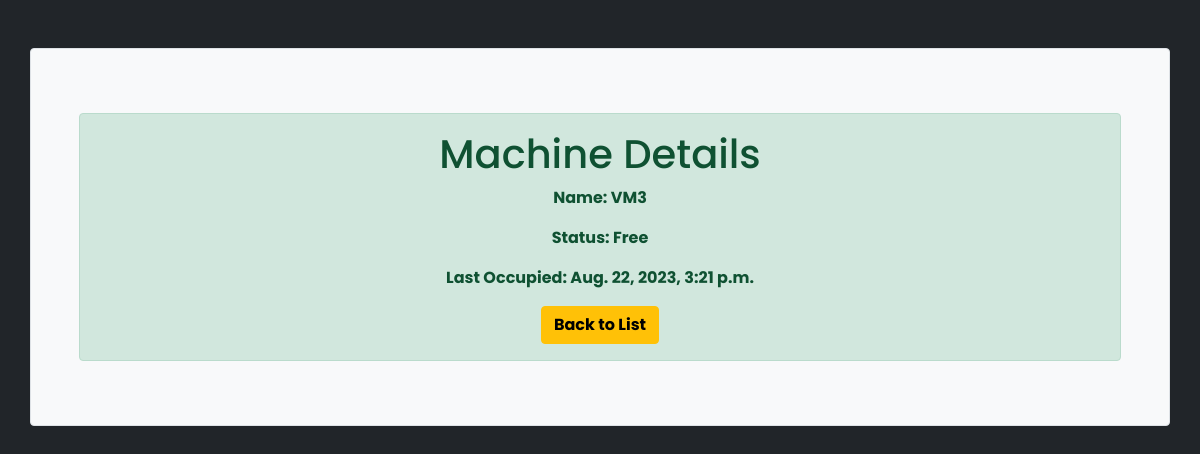
The page /3/ (signed in) on the database as committed earlier.
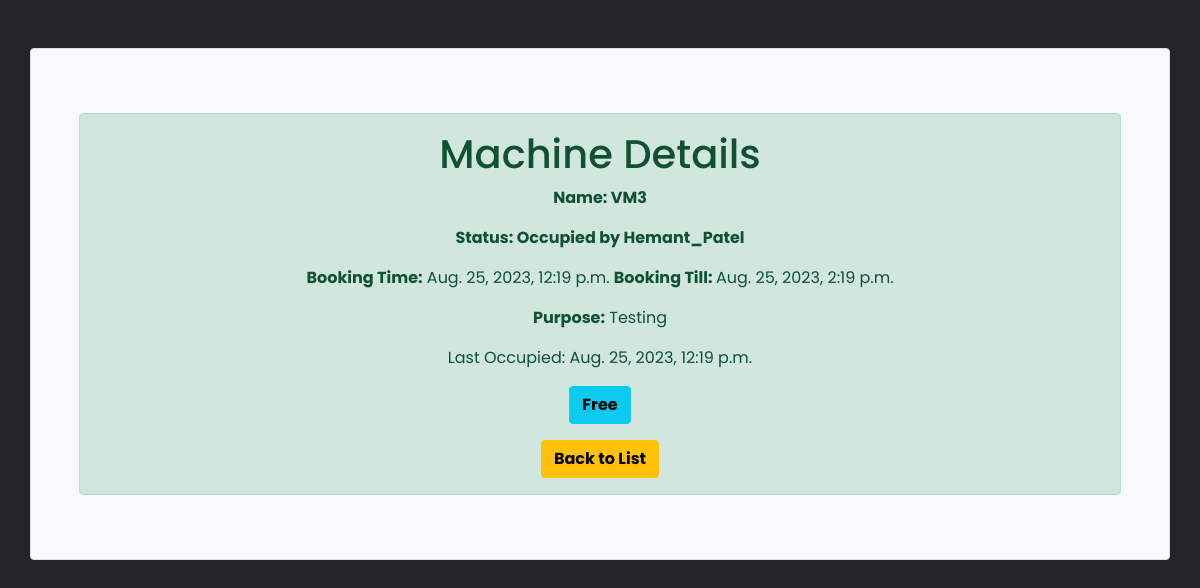
The same page on the database as committed later.
### machines/models.py (models this page shows, shortened)
class Machine(models.Model):
    name = models.CharField(max_length=100)
    discription = models.TextField(null=True, max_length=500)
    user = models.ForeignKey(User, on_delete=models.SET_NULL, null=True, blank=True)
    start_time = models.DateTimeField(null=True, blank=True)
    end_time = models.DateTimeField(null=True, blank=True)
    timestamp = models.DateTimeField(auto_now=True)
    status = models.BooleanField(default=True)  # True for free, False for occupied
    purpose = models.TextField(blank=True)

### machines/views.py (the view)
# urls.py: path('<int:machine_id>/', views.machine_detail, name='machine_detail'),
@login_required
def machine_detail(request, machine_id):
    machine = get_object_or_404(Machine, pk=machine_id)
    user_can_free = request.user.is_authenticated
    user_active_booking = None
    if user_can_free:
        user_active_booking = Booking.objects.filter(machine=machine, user=request.user, end_time__gte=timezone.now()).first()
    context = {
        'machine': machine,
        'user_can_free': user_can_free,
        'user_has_active_booking': user_active_booking is not None,
        'user_active_booking': user_active_booking,
    }
    return render(request, 'machines/machine_detail.html', context)

### machines/templates/machines/machine_detail.html (shortened to what this page needs)
<html>
<head>
     <link href="https://cdn.jsdelivr.net/npm/bootstrap@5.0.2/dist/css/bootstrap.min.css" rel="stylesheet"
>
    <link rel="stylesheet" href="https://cdnjs.cloudflare.com/ajax/libs/font-awesome/6.4.2/css/all.min.css" />
</head>
<body class="bg-dark">
<div class="container mt-5 p-5 border rounded bg-light">
     <div class="mb-3 mt-3">
          <div class="alert alert-success text-center mb-3 ">
              {% block content %}
<h1>Machine Details</h1>
<p><b>Name: {{ machine.name }}</b></p>
<p><b>Status: {% if machine.status %} Free {% else %} </b><b>Occupied by </b> <b>{{ machine.user }}</b> {% endif %}</p>
{% if machine.status == False %}
    <p><b>Booking Time:</b> {{ machine.start_time }} <b>Booking Till: </b> {{ machine.end_time}} </p>
    <p><b>Purpose:</b> {{machine.purpose}}</p>
{% endif %}
<p>Last Occupied: {{ machine.timestamp }}</p>
{% if machine.status == False %}
    {% if user_can_free %}
        <p><a href="{% url 'unbook_machine' machine.id %}" class="btn btn-info"><b>Free</b></a></p>
    {% endif %}
{% endif %}
<a href="{% url 'machine_list' %}" class="btn btn-warning"><b>Back to List<b></b></a>
{% endblock %}
     </div>
     </div>
</div>
</body>
</html>

Rows that differ between the two databases and show on the page:
changed Machine "VM3": status True → False (drawn); user (not shown) → "Hemant_Patel"; start_time (not shown) → "Aug. 25, 2023, 12:19 p.m."; end_time (not shown) → "Aug. 25, 2023, 2:19 p.m."; purpose (not shown) → "Testing"; timestamp "Aug. 22, 2023, 3:21 p.m." → "Aug. 25, 2023, 12:19 p.m."
Other text that changed with them:
text now shown: "Occupied by Booking Time: Booking Till: Purpose:"
